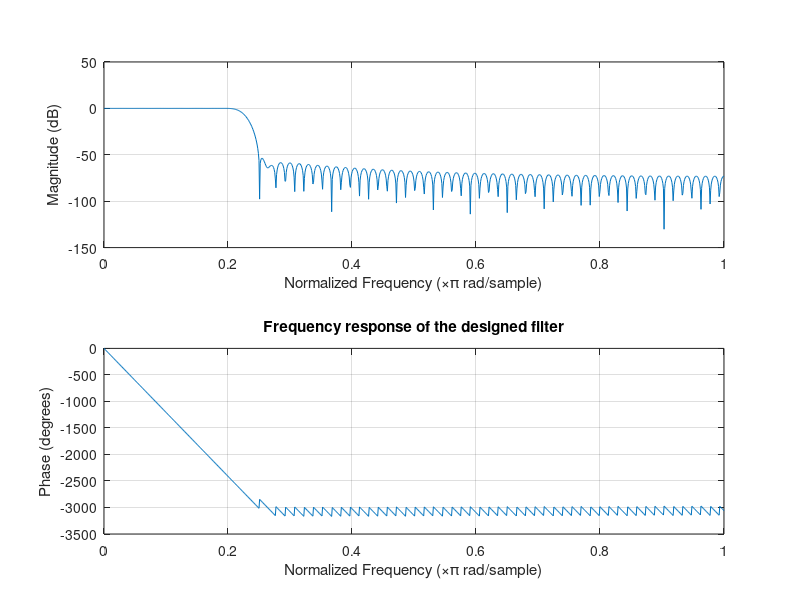
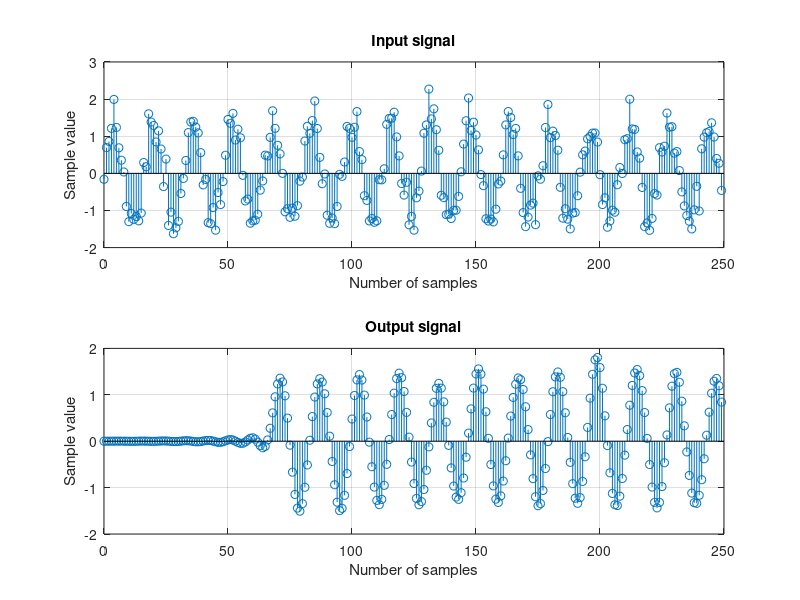
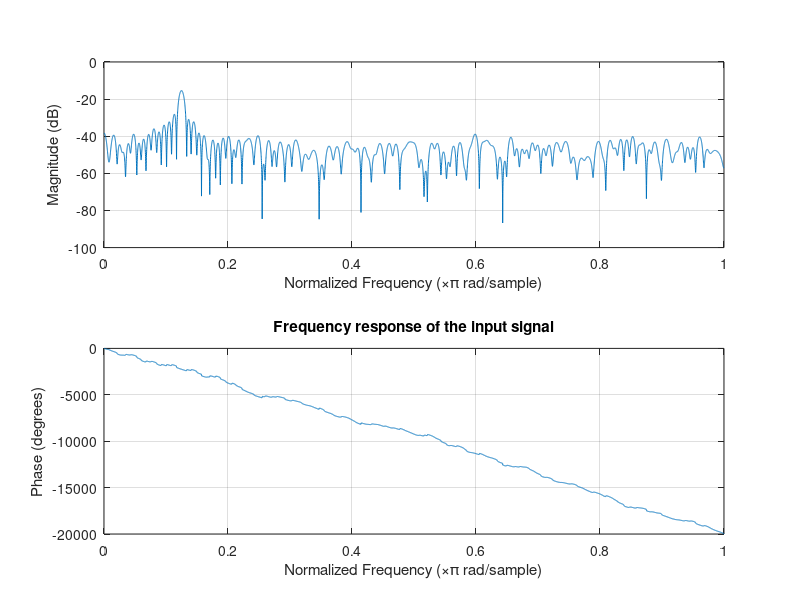
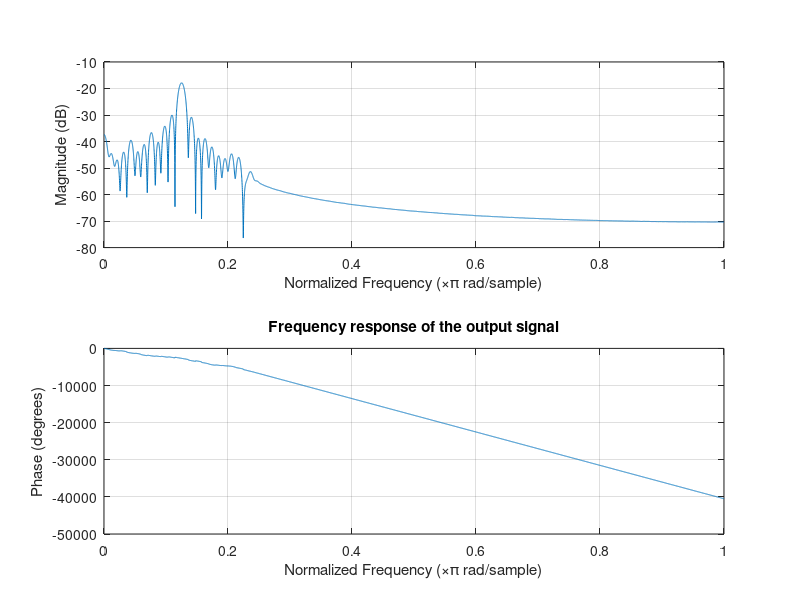

Write the MATLAB code that produced these figures, in order.
% Daniele Orsuti
% DSP lab. a.y. 21/22
% daniele.orsuti@phd.unipd.it

close all;
clear all;

%% Define parameters and input noisy signal
fs = 8000; % Sampling rate
T = 1 / fs; % Sampling period
v = sqrt(0.1) * randn(1,250); % Generate Gaussian random noise
n = 0:1:249; % Indexes
x = sqrt(2) * sin(2 * pi * 500 * n * T) + v; % Generate 500-Hz plus noise

%% Design the LPF and filter the signal
Wnc=2*pi*900/fs; % Determine the normalized digital cutoff frequency

wc = Wnc;
M = 135;
alpha = (M-1)/2; 
nn = [0:1:(M-1)];
m = nn - alpha; fc = wc / pi; hd = fc * sinc(fc * m);
B = hd.* hamming(M).';

figure;
freqz(B,1,1024);
title('Frequency response of the designed filter');


y=filter(B,1,x); % Perform digital filtering

%% Show the results

% Time domain plots
figure;
subplot(2,1,1); stem(n,x); 
title('Input signal'); xlabel('Number of samples');ylabel('Sample value'); grid;

%Please note the delay introduced by the filter on the output signal
subplot(2,1,2); stem(n,y);
title('Output signal'); xlabel('Number of samples');ylabel('Sample value'); grid;


% Frequency domain plot
figure;
freqz(x,1024,fs); 
title('Frequency response of the input signal');
figure;
freqz(y,1024,fs);
title('Frequency response of the output signal');